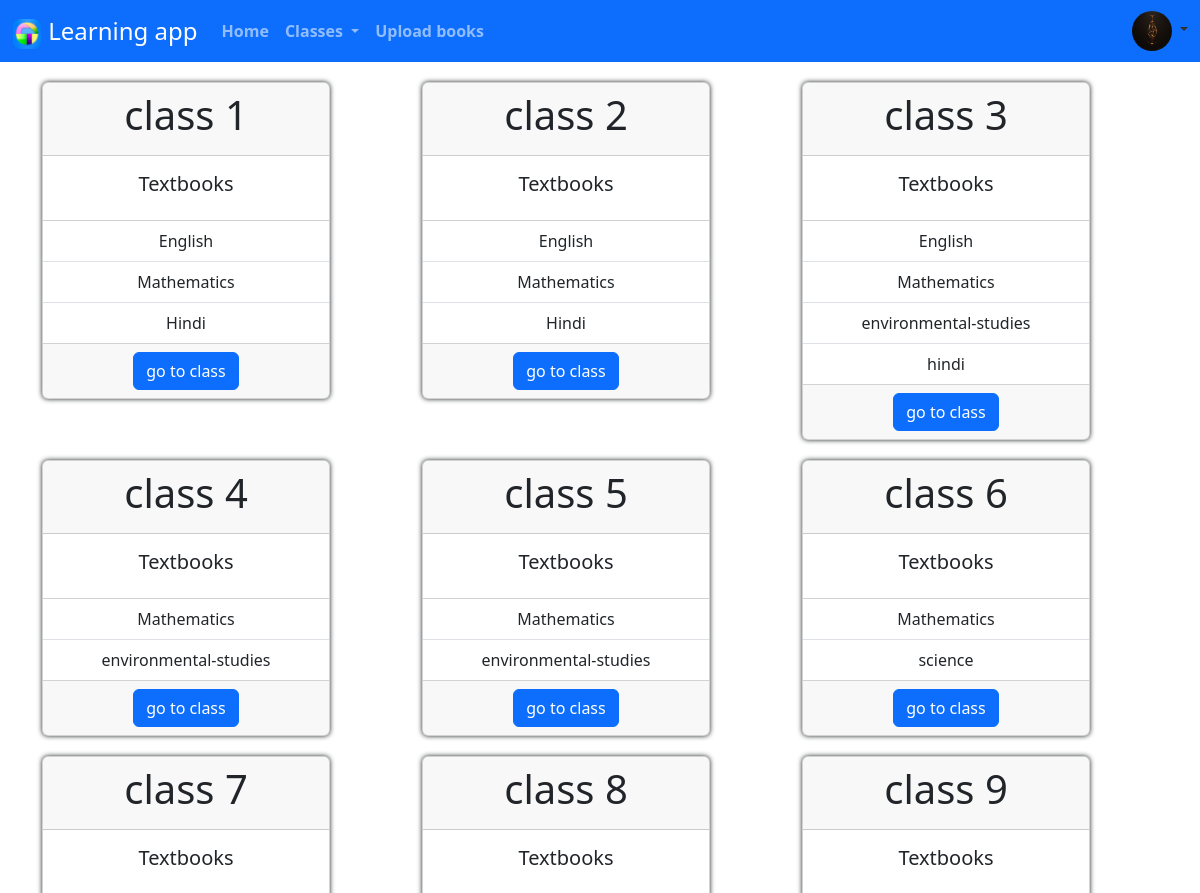
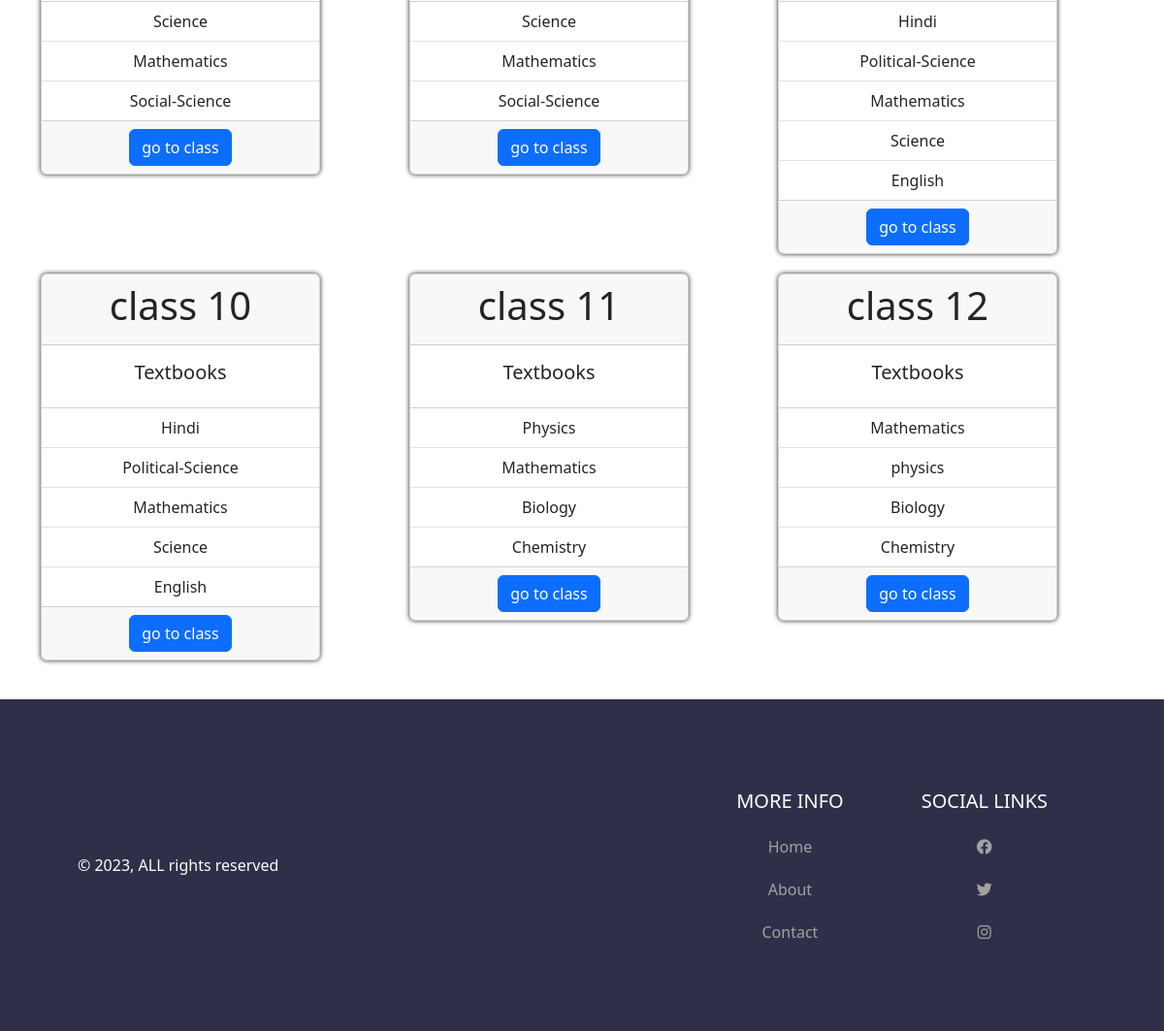
The app's page /all_classes (signed in) with its own data (2 pictures, top to bottom).
### myapp/models.py (models this page shows)
class PersonalDetails(models.Model):
    user = models.ForeignKey(User, on_delete=models.CASCADE)
    phone_number = models.CharField(max_length=20)
    date_of_birth = models.CharField(max_length=50)
    gender= models.CharField(max_length=10)
    city= models.CharField(max_length=50)
    image= models.FileField(upload_to='images', default='images\default.png')

class Textbooks(models.Model):
    addedby = models.ForeignKey(User, on_delete=models.CASCADE)
    classe = models.IntegerField()
    bookname = models.CharField(max_length=100)
    book = models.FileField(upload_to='pdf')

### myapp/views.py (the view)
# urls.py: path('all_classes',views.all_classes),
def all_classes(req):
       t=Textbooks.objects.all()
       P='null'
       if req.user.is_authenticated:
          P=PersonalDetails.objects.get(user_id=req.user)
       return render(req,'all_classes.html',{'ps':P,'t':t,'r':range(1,13)})

### myapp/templates/all_classes.html
{% extends "home.html" %}
{% load static %}
    {% block con %}
  <div class="container text-center" style="padding-bottom: 40px;">
      <div class="row">
    {% for c in r %}
        <div class="col">
          <div class="card" style="width: 18rem;">
              <div class="card-header"><h1>class {{c}}</h1></div>
              <div class="card-body">
                  <h5 class="card-title">Textbooks</h5>
              </div>
              <ul class="list-group list-group-flush">
                {% for i in t %}
                {% if i.classe == c %}
                  <li class="list-group-item">{{i.bookname}}</li>
                {% endif %}
                {% endfor %}
                </ul>
                <div class="card-footer">
                  <a href="class/{{c}}" class="btn btn-primary">go to class</a>
                </div>
            </div>
        </div>
    {% endfor %}
      </div>
    </div>
 {% endblock con %}

### myapp/templates/home.html (shortened to what this page needs)
{% load static %}
<!DOCTYPE html>
<html lang="en">
<head>
    <link href="https://cdn.jsdelivr.net/npm/bootstrap@5.3.0-alpha1/dist/css/bootstrap.min.css" rel="stylesheet">
    <link rel="stylesheet" href="{% static 'css/style.css' %}">
      <link rel="stylesheet" href="https://pro.fontawesome.com/releases/v6.0.0-beta1/css/all.css" />
</head>
<body>
    <nav class="navbar navbar-expand-lg bg-primary navbar-dark">
        <div class="container-fluid">
          <a class="navbar-brand" href="" style="font-family: 'Segoe UI', Tahoma, Geneva, Verdana, sans-serif; font-size: x-large; "><img src="{% static 'icons.ico' %}" width="30" height="30">  Learning app</a>
          <div class="collapse navbar-collapse" id="navbarSupportedContent">
            <ul class="navbar-nav me-auto mb-2 mb-lg-0">
              <li class="nav-item">
                <a class="nav-link {% if request.path == '/' %}active{% endif %}" href="/">Home</a>
              </li>
              <li class="nav-item dropdown">
                <a class="nav-link {% if request.path == '/class' %}active{% endif %} dropdown-toggle" role="button" data-bs-toggle="dropdown" aria-expanded="false">
                  Classes
                </a>
              </li>
              <li class="nav-item">
                <a class="nav-link {% if request.path == '/addbook' %}active{% endif %}" href="/addbook">Upload books</a>
              </li>
            </ul>
            {% if user.is_authenticated %}
            <div class="dropdown">
              <i class=" dropdown-toggle" data-bs-toggle="dropdown" aria-expanded="false" style="color:rgb(49, 49, 49);">
                <img id="userlogo" src="{{ ps.image.url }}">
              </i>
            </div>
            {% endif %}
          </div>
        </div>
      </nav>
      {% block con %}{% endblock con %}
 <footer class="footer">
        <div class="copy">&copy; 2023, ALL rights reserved</div>
        <div class="bottom-links">
          <div class="links">
            <span>More Info</span>
            <a href="/">Home</a>
            <a href="/#">About</a>
            <a href="https://mail.google.com/mail/u/0/?tf=cm&to=nihalev111@gmail.com">Contact</a>
          </div>
          <div class="links">
            <span>Social Links</span>
            <a href="https://www.facebook.com/nihalev.ev"><i class="fab fa-facebook"></i></a>
            <a href="https://twitter.com/MOHAMMEDNIHALEV"><i class="fab fa-twitter"></i></a>
            <a href="https://www.instagram.com/_nihal_ev_"><i class="fab fa-instagram"></i></a>
          </div>
        </div>
      </footer>
</body>
</html>

### myapp/static/css/style.css (style rules this page uses)
.col { padding-top: 20px; }
.nav-item { font-weight: bold; }
.card { box-shadow: 0 0 5px; }
#userlogo { width: 40px; height: 40px; border-radius: 50%; }
.footer { display: flex; justify-content: space-between; align-items: center; background-color: #302f49; padding: 40px 80px; }
.footer .copy { color: #fff; }
.bottom-links { display: flex; justify-content: space-around; align-items: center; padding: 40px 0; }
.bottom-links .links { display: flex; flex-direction: column; justify-content: center; align-items: center; padding: 0 40px; }
.bottom-links .links span { font-size: 20px; color: #fff; text-transform: uppercase; margin: 10px 0; }
.bottom-links .links a { text-decoration: none; color: #a1a1a1; padding: 10px 20px; }

### records on screen
PersonalDetails: image (picture)
Textbooks: bookname "English"
Textbooks: bookname "Mathematics"
Textbooks: bookname "Hindi"
Textbooks: bookname "English"
Textbooks: bookname "Mathematics"
Textbooks: bookname "Hindi"
Textbooks: bookname "English"
Textbooks: bookname "Mathematics"
Textbooks: bookname "environmental-studies"
Textbooks: bookname "hindi"
Textbooks: bookname "Mathematics"
Textbooks: bookname "environmental-studies"
Textbooks: bookname "Mathematics"
Textbooks: bookname "environmental-studies"
Textbooks: bookname "Mathematics"
Textbooks: bookname "science"
Textbooks: bookname "Science"
Textbooks: bookname "Mathematics"
Textbooks: bookname "Social-Science"
Textbooks: bookname "Science"
Textbooks: bookname "Mathematics"
Textbooks: bookname "Social-Science"
Textbooks: bookname "Hindi"
Textbooks: bookname "Political-Science"
Textbooks: bookname "Mathematics"
Textbooks: bookname "Science"
Textbooks: bookname "English"
Textbooks: bookname "Hindi"
Textbooks: bookname "Political-Science"
Textbooks: bookname "Mathematics"
Textbooks: bookname "Science"
Textbooks: bookname "English"
Textbooks: bookname "Physics"
Textbooks: bookname "Mathematics"
Textbooks: bookname "Biology"
Textbooks: bookname "Chemistry"
Textbooks: bookname "Mathematics"
Textbooks: bookname "physics"
Textbooks: bookname "Biology"
Textbooks: bookname "Chemistry"

### other values on screen
{{ c }} "1" "2" "3" "4" "5" "6" "7" "8" "9" "10" "11" "12"
